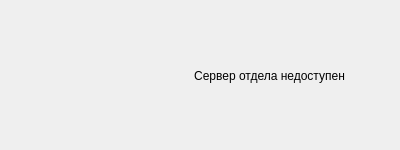
<?xml version="1.0" encoding="UTF-8"?>
<ui version="4.0">
 <class>MainWindow</class>
 <widget class="QMainWindow" name="MainWindow">
  <property name="geometry">
   <rect>
    <x>0</x>
    <y>0</y>
    <width>400</width>
    <height>150</height>
   </rect>
  </property>
  <property name="minimumSize">
   <size>
    <width>400</width>
    <height>150</height>
   </size>
  </property>
  <property name="maximumSize">
   <size>
    <width>400</width>
    <height>150</height>
   </size>
  </property>
  <property name="windowTitle">
   <string>АРМ Начальника</string>
  </property>
  <property name="styleSheet">
   <string notr="true">/*
  aqua.qss (version 0.1)
  released under the MIT license (https://opensource.org/licenses/MIT)
  www.poketcode.com - March 2016
*/

/**** QWidget (enabled) ****/
QWidget
{
  background-color: rgb(80,80,80);
  color: rgb(220,220,220);
  font-size: 11px;
  outline: none;
}

/**** QWidget (disabled) ****/
QWidget:disabled
{
  color: rgb(40,40,40);
}

/*********************************************************************************************************/

/**** QPushButton (enabled) ****/
QPushButton
{
  background-color: qlineargradient(x1: 0, y1: 0, x2: 0, y2: 1,
                                    stop: 0 rgb(120,120,120), stop: 1 rgb(80,80,80));
  border: 1px solid rgb(20,20,20);
  border-radius: 6px;
  color: rgb(230,230,230);
  padding: 4px 8px;
}

QPushButton:hover
{
  background-color: rgb(70,110,130);
}

QPushButton:pressed
{
  border-color: rgb(90,200,255);
  padding: 1px -1px -1px 1px;
}

/**** QPushButton (checkable) ****/
QPushButton:checked
{
  background-color: qlineargradient(x1: 0, y1: 0, x2: 0, y2: 1,
                                    stop: 0 rgb(40,150,200), stop: 1 rgb(90,200,255));
  color: rgb(20,20,20);
}

QPushButton:checked:hover
{
  background-color: rgb(70,110,130);
}

/**** QPushButton (disabled) ****/
QPushButton:disabled
{
  background-color: qlineargradient(x1: 0, y1: 0, x2: 0, y2: 1,
                                    stop: 0 rgb(160,160,160), stop: 1 rgb(120,120,120));
  border-color: rgb(60,60,60);
  color: rgb(40,40,40);
}

/*********************************************************************************************************/

/**** QToolButton (enabled) ****/
QToolButton
{
  background-color: qlineargradient(x1: 0, y1: 0, x2: 0, y2: 1,
                                    stop: 0 rgb(120,120,120), stop: 1 rgb(80,80,80));
  border: 1px solid rgb(20,20,20);
  color: rgb(220,220,220);
  padding: 4px 8px;
}

QToolButton:hover
{
  background-color: rgb(70,110,130);
}

QToolButton:pressed
{
  border-color: rgb(90,200,255);
  padding: 1px -1px -1px 1px;
}

/**** QToolButton (checkable) ****/
QToolButton:checked
{
  border-color: transparent;
  background-color: qlineargradient(x1: 0, y1: 0, x2: 0, y2: 1,
                                    stop: 0 rgb(40,150,200), stop: 1 rgb(90,200,255));
  color: rgb(20,20,20);
}

/**** QToolButton (disabled) ****/
QToolButton:disabled
{
  background-color: qlineargradient(x1: 0, y1: 0, x2: 0, y2: 1,
                                    stop: 0 rgb(160,160,160), stop: 1 rgb(120,120,120));
  border-color: rgb(60,60,60);
  color: rgb(40,40,40);
}

/*********************************************************************************************************/

/**** QRadioButton (enabled) ****/
QRadioButton
{
  background-color: transparent;
  color: rgb(220,220,220);
  padding: 4px 8px;
}

QRadioButton::indicator
{
  border: 1px solid rgb(20,20,20);
  border-radius: 7px;
  width: 14px;
  height: 14px;
}

QRadioButton::indicator:unchecked
{
  background-color: qlineargradient(x1: 0, y1: 0, x2: 0, y2: 1,
                                    stop: 0 rgb(120,120,120), stop: 1 rgb(80,80,80));
}

QRadioButton::indicator:checked
{
  background-color: qlineargradient(x1: 0, y1: 0, x2: 0, y2: 1,
                                    stop: 0 rgb(80,80,80), stop: 1 rgb(120,120,120));
  image: url(:images/radiobutton_checked.png);
}

QRadioButton::indicator:unchecked:hover,
QRadioButton::indicator:checked:hover
{
  background-color: rgb(70,110,130);
}

QRadioButton::indicator:unchecked:pressed,
QRadioButton::indicator:checked:pressed
{
  border-color: rgb(90,200,255);
}

/**** QRadioButton (disabled) ****/
QRadioButton:disabled
{
  color: rgb(40,40,40);
}

QRadioButton::indicator:disabled
{
  border-color: rgb(60,60,60);
}

QRadioButton::indicator:checked:disabled
{
  image: url(:images/radiobutton_checked_disabled.png);
}

/*********************************************************************************************************/

/**** QCheckBox (enabled) ****/
QCheckBox
{
  background-color: transparent;
  color: rgb(220,220,220);
  padding: 4px 8px;
}

QCheckBox::indicator
{
  border: 1px solid rgb(20,20,20);
  width: 14px;
  height: 14px;
}

QCheckBox::indicator:unchecked
{
  background-color: qlineargradient(x1: 0, y1: 0, x2: 0, y2: 1,
                                    stop: 0 rgb(120,120,120), stop: 1 rgb(80,80,80));
}

QCheckBox::indicator:checked
{
  background-color: qlineargradient(x1: 0, y1: 0, x2: 0, y2: 1,
                                    stop: 0 rgb(80,80,80), stop: 1 rgb(120,120,120));
  image: url(:images/checkbox_checked.png);
}

QCheckBox::indicator:indeterminate
{
  background-color: qlineargradient(x1: 0, y1: 0, x2: 0, y2: 1,
                                    stop: 0 rgb(80,80,80), stop: 1 rgb(120,120,120));
  image: url(:images/checkbox_indeterminate.png);
}

QCheckBox::indicator:unchecked:hover,
QCheckBox::indicator:checked:hover,
QCheckBox::indicator:indeterminate:hover
{
  background-color: rgb(70,110,130);
}

QCheckBox::indicator:unchecked:pressed,
QCheckBox::indicator:checked:pressed,
QCheckBox::indicator:indeterminate:pressed
{
  border-color: rgb(90,200,255);
}

/**** QCheckBox (disabled) ****/
QCheckBox:disabled
{
  color: rgb(40,40,40);
}

QCheckBox::indicator:disabled
{
  border-color: rgb(60,60,60);
}

QCheckBox::indicator:checked:disabled
{
  image: url(:images/checkbox_checked_disabled.png);
}

QCheckBox::indicator:indeterminate:disabled
{
  image: url(:images/checkbox_indeterminate_disabled.png);
}

/*********************************************************************************************************/

/**** QListView (enabled) ****/
QListView
{
  alternate-background-color: rgb(110,110,110);
  background-color: rgb(100,100,100);
  border: 1px solid rgb(20,20,20);
  color: rgb(220,220,220);
  selection-background-color: rgb(70,110,130);
  selection-color: white;
}

QListView QLineEdit
{
  padding: -1 0 0 0;
}

QListView::item:hover,
QListView::item:selected:hover
{
  background-color: rgb(70,110,130);
  color: white;
}

QListView::item:selected
{
  background-color: rgb(90,200,255);
  color: rgb(20,20,20);
}

/**** QListView (disabled) ****/
QListView:disabled
{
  alternate-background-color: rgb(130,130,130);
  background-color: rgb(120,120,120);
  border-color: rgb(60,60,60);
  color: rgb(40,40,40);
}

QListView::item:selected:disabled
{
  background-color: transparent;
}

/*********************************************************************************************************/

/**** QTableView (enabled) ****/
QTableView
{
  alternate-background-color: rgb(110,110,110);
  background-color: rgb(100,100,100);
  border: 1px solid rgb(20,20,20);
  color: rgb(220,220,220);
  selection-background-color: rgb(70,110,130);
  selection-color: white;
}

QTableView QLineEdit
{
  padding: -1 0 0 0;
}

QTableView::item:hover,
QTableView::item:selected:hover
{
  background-color: rgb(70,110,130);
  color: white;
}

QTableView::item:selected
{
  background-color: rgb(90,200,255);
  color: rgb(20,20,20);
}

QTableView QTableCornerButton::section
{
  background-color: rgb(60,60,60);
  border: 1px inset rgb(60,60,60);
}

/**** QTableView (disabled) ****/
QTableView:disabled
{
  alternate-background-color: rgb(130,130,130);
  background-color: rgb(120,120,120);
  border-color: rgb(60,60,60);
  color: rgb(40,40,40);
}

QTableView::item:selected:disabled
{
  background-color: transparent;
}

QTableView QTableCornerButton::section:disabled
{
  background-color: rgb(80,80,80);
  border: 1px inset rgb(80,80,80);
}

/*********************************************************************************************************/

/**** QHeaderView (enabled) ****/
QHeaderView
{
   background-color: rgb(60,60,60);
}

QHeaderView::section
{
   background-color: rgb(60,60,60);
   border: 1px inset rgb(60,60,60);
   color: rgb(220,220,220);
   padding: 4px;
}

/**** QHeaderView (disabled) ****/
QHeaderView:disabled
{
   background-color: rgb(80,80,80);
}

QHeaderView::section:disabled
{
   background-color: rgb(80,80,80);
   color: rgb(190,190,190);
}

/*********************************************************************************************************/

/**** QTreeView (enabled) ****/
QTreeView
{
  alternate-background-color: rgb(110,110,110);
  background-color: rgb(100,100,100);
  border: 1px solid rgb(20,20,20);
  color: rgb(220,220,220);
  selection-background-color: rgb(70,110,130);
  selection-color: white;
}

QTreeView QLineEdit
{
  padding: -1 0 0 0;
}

QTreeView::item:hover,
QTreeView::item:selected:hover
{
  background-color: rgb(70,110,130);
  color: white;
}

QTreeView::item:selected
{
  background-color: rgb(90,200,255);
  color: rgb(20,20,20);
}

QTreeView::branch:has-siblings:!adjoins-item
{
  border-image: url(:images/vline.png) 0;
}

QTreeView::branch:has-siblings:adjoins-item
{
  border-image: url(:images/branch-more.png) 0;
}

QTreeView::branch:!has-children:!has-siblings:adjoins-item
{
  border-image: url(:images/branch-end.png) 0;
}

QTreeView::branch:closed:has-children:!has-siblings,
QTreeView::branch:closed:has-children:has-siblings
{
  image: url(:images/branch-closed.png);
  margin: 3px;
}

QTreeView::branch:open:has-children:!has-siblings,
QTreeView::branch:open:has-children:has-siblings
{
  image: url(:images/branch-open.png);
  margin: 3px;
}

QTreeView::branch:closed:has-children:!has-siblings:hover,
QTreeView::branch:closed:has-children:has-siblings:hover
{
  image: url(:images/branch-closed_hover.png);
  margin: 3px;
}

QTreeView::branch:open:has-children:!has-siblings:hover,
QTreeView::branch:open:has-children:has-siblings:hover
{
  image: url(:images/branch-open_hover.png);
  margin: 3px;
}

/**** QTreeView (disabled) ****/
QTreeView:disabled
{
  alternate-background-color: rgb(130,130,130);
  background-color: rgb(120,120,120);
  border-color: rgb(60,60,60);
  color: rgb(40,40,40);
}

QTreeView::item:selected:disabled
{
  background-color: transparent;
}

/*********************************************************************************************************/

/**** QColumnView (enabled) ****/
QColumnView
{
  alternate-background-color: rgb(110,110,110);
  background-color: rgb(100,100,100);
  border: 1px solid rgb(20,20,20);
  color: rgb(220,220,220);
  selection-background-color: rgb(70,110,130);
  selection-color: white;
}

QColumnView QLineEdit
{
  padding: -1 0 0 0;
}

QColumnView::item:hover,
QColumnView::item:selected:hover
{
  background-color: rgb(70,110,130);
  color: white;
}

QColumnView::item:selected
{
  background-color: rgb(90,200,255);
  color: rgb(20,20,20);
}

/**** QColumnView (disabled) ****/
QColumnView:disabled
{
  alternate-background-color: rgb(130,130,130);
  background-color: rgb(120,120,120);
  border-color: rgb(60,60,60);
  color: rgb(40,40,40);
}

QColumnView::item:selected:disabled
{
  background-color: transparent;
}

/*********************************************************************************************************/

/**** QGroupBox (enabled) ****/
QGroupBox
{
  background-color: transparent;
  background-clip: margin;
  border: 1px solid rgb(20,20,20);
  border-radius: 4px;
  margin-top: 10px;
  padding-top: 4px;
}

QGroupBox::title
{
  padding: 2px 8px;
  font-style: &quot;Bold&quot;;
  subcontrol-origin: margin;
  subcontrol-position: top left;
}

QGroupBox::indicator
{
  border: 1px solid rgb(20,20,20);
  width: 14px;
  height: 14px;
}

QGroupBox::indicator:unchecked
{
  background-color: qlineargradient(x1: 0, y1: 0, x2: 0, y2: 1,
                                    stop: 0 rgb(120,120,120), stop: 1 rgb(80,80,80));
}

QGroupBox::indicator:checked
{
  background-color: qlineargradient(x1: 0, y1: 0, x2: 0, y2: 1,
                                    stop: 0 rgb(80,80,80), stop: 1 rgb(120,120,120));
  image: url(:images/checkbox_checked.png);
}

QGroupBox::indicator:unchecked:hover,
QGroupBox::indicator:checked:hover
{
  background-color: rgb(70,110,130);
}

QGroupBox::indicator:unchecked:pressed,
QGroupBox::indicator:checked:pressed
{
  border: 1px solid rgb(90,200,255);
}

/**** QGroupBox (disabled) ****/
QGroupBox:disabled
{
  border-color: rgb(60,60,60);
}

QGroupBox::indicator:disabled
{
  border-color: rgb(60,60,60);
}

QGroupBox::indicator:checked:disabled
{
  image: url(:images/checkbox_checked_disabled.png);
}

/*********************************************************************************************************/

/**** QScrollArea (enabled) ****/
QScrollArea
{
  background-color: rgb(100,100,100);
  border: 1px solid rgb(20,20,20);
}

/**** QScrollArea (disabled) ****/
QScrollArea:disabled
{
  background-color: rgb(120,120,120);
  border-color: rgb(60,60,60);
}

/*********************************************************************************************************/

/**** QToolBox (enabled) ****/
QToolBox
{
  background-color: transparent;
}

QToolBox::tab
{
  background-color: qlineargradient(x1: 0, y1: 0, x2: 0, y2: 1,
                                    stop: 0 rgb(120,120,120), stop: 1 rgb(80,80,80));
  border: 1px solid rgb(20,20,20);
  color: rgb(220,220,220);
}

QToolBox::tab:hover,
QToolBox::tab:selected:hover
{
  background-color: rgb(70,110,130);
}

QToolBox::tab:selected
{
  background-color: qlineargradient(x1: 0, y1: 0, x2: 0, y2: 1,
                                    stop: 0 rgb(40,150,200), stop: 1 rgb(90,200,255));
  color: rgb(20,20,20);
}

QToolBox QScrollArea
{
  background-color: rgb(100,100,100);
  border: 0px solid transparent;
}

/**** QToolBox (disabled) ****/
QToolBox::tab:disabled
{
  background-color: qlineargradient(x1: 0, y1: 0, x2: 0, y2: 1,
                                    stop: 0 rgb(160,160,160), stop: 1 rgb(120,120,120));
  border-color: rgb(60,60,60);
  color: rgb(40,40,40);
}

QToolBox QScrollArea:disabled
{
  background-color: rgb(120,120,120);
  border-color: transparent;
}

/*********************************************************************************************************/

/**** QTabWidget (enabled) ****/
QTabWidget
{
  background-color: transparent;
}

QTabWidget::pane
{
  border: 1px solid rgb(20,20,20);
}

/**** QTabWidget (disabled) ****/
QTabWidget::pane:disabled
{
  border-color: rgb(60,60,60);
}

/*********************************************************************************************************/

/**** QTabBar (enabled) ****/
QTabBar
{
  background-color: transparent;
}

QTabBar::tab
{
  width: 150px;
  background-color: qlineargradient(x1: 0, y1: 0, x2: 0, y2: 1,
                                    stop: 0 rgb(120,120,120), stop: 1 rgb(80,80,80));
  border: 1px solid rgb(60,60,60);
  border-bottom: 0;
  border-radius: 0px;
  color: rgb(220,220,220);
  margin-right: 0px;
  padding: 5px;
}

QTabBar::tab:hover
{
  background-color: rgb(70,110,130);
}

QTabBar::tab:selected
{
  background-color: qlineargradient(x1: 0, y1: 0, x2: 0, y2: 1,
                                    stop: 0 rgb(40,150,200), stop: 1 rgb(90,200,255));
  border-color: rgb(20,20,20);
  color: rgb(20,20,20);
}

QTabBar::tab:selected:hover
{
  background-color: rgb(70,110,130);
  color: rgb(220,220,220);
}

QTabBar::tear
{
  background-color: transparent;
}

QTabBar QToolButton
{
  background-color: rgb(80,80,80);
  border: 1px solid transparent;
  padding: 0px;
}

QTabBar QToolButton::right-arrow
{
  image: url(:images/right_arrow);
}

QTabBar QToolButton::left-arrow
{
  image: url(:images/left_arrow);
}

QTabBar QToolButton:hover
{
  background-color: rgb(70,110,130);
}

QTabBar QToolButton:pressed
{
  border-color: transparent;
}

QTabBar QToolButton::right-arrow:pressed
{
  image: url(:images/right_arrow_pressed);
}

QTabBar QToolButton::left-arrow:pressed
{
  image: url(:images/left_arrow_pressed);
}

/**** QTabBar (disabled) ****/
QTabBar:disabled
{
  background-color: transparent;
}

QTabBar::tab:disabled
{
  background-color: qlineargradient(x1: 0, y1: 0, x2: 0, y2: 1,
                                    stop: 0 rgb(160,160,160), stop: 1 rgb(120,120,120));
  color: rgb(40,40,40);
}

QTabBar::tab:selected:disabled
{
  border-color: rgb(60,60,60);
}

QTabBar QToolButton:disabled
{
  background-color: rgb(80,80,80);
  border-color: transparent;
}

QTabBar QToolButton::left-arrow:disabled
{
  image: url(:images/left_arrow_disabled);
}

QTabBar QToolButton::right-arrow:disabled
{
  image: url(:images/right_arrow_disabled);
}

/*********************************************************************************************************/

/**** QDockWidget (enabled) ****/
QDockWidget
{
  background-color: rgb(110,110,110);
  color: rgb(20,20,20);
}

QDockWidget::close-button,
QDockWidget::float-button
{
  background-color: transparent;
  border: 1px solid transparent;
}

QDockWidget::close-button:hover,
QDockWidget::float-button:hover
{
  background-color: rgb(70,110,130);
}

QDockWidget::close-button:pressed,
QDockWidget::float-button:pressed
{
  border-color: rgb(90,200,255);
  padding: 1px -1px -1px 1px;
}

QDockWidget &gt; QWidget
{
  background-color: rgb(90,90,90);
}

/**** QDockWidget (disabled) ****/
QDockWidget:disabled
{
  background-color: rgb(120,120,120);
  color: rgb(40,40,40);
}

QDockWidget &gt; QWidget:disabled
{
  background-color: rgb(100,100,100);
}

/*********************************************************************************************************/

/**** QComboBox (enabled) ****/
QComboBox
{
  background-color: rgb(80,80,80);
  border: 1px solid rgb(20,20,20);
  color: rgb(220,220,220);
  padding: 4px 8px;
  selection-background-color: rgb(70,110,130);
  selection-color: white;
}

QComboBox:hover
{
  background-color: rgb(70,110,130);
}

QComboBox::drop-down
{
  image: url(:images/dropdown.png);
  margin: 4px;
  width: 14px;
  height: 14px;
}

QComboBox::drop-down:on
{
  image: url(:images/dropdown_on.png);
}

QComboBox QAbstractItemView
{
  background-color: rgb(80,80,80);
  padding: 4px;
}

/**** QComboBox (editable) ****/
QComboBox:editable
{
  background-color: rgb(80,80,80);
  padding: 4px;
}

QComboBox:editable:focus
{
  border-color: rgb(90,200,255);
}

/**** QComboBox (disabled) ****/
QComboBox:disabled
{
  background-color: rgb(120,120,120);
  border-color: rgb(60,60,60);
  color: rgb(40,40,40);
}

QComboBox::drop-down:disabled
{
  image: url(:images/dropdown_disabled.png);
}

/*********************************************************************************************************/

/**** QLineEdit (enabled) ****/
QLineEdit
{
  background-color: rgb(80,80,80);
  border: 1px solid rgb(20,20,20);
  color: rgb(220,220,220);
  padding: 4px;
  selection-background-color: rgb(70,110,130);
  selection-color: white;
}

QLineEdit:focus
{
  border-color: rgb(90,200,255);
}

/**** QLineEdit (disabled) ****/
QLineEdit:disabled
{
  background-color: rgb(120,120,120);
  border-color: rgb(60,60,60);
  color: rgb(40,40,40);
}

/*********************************************************************************************************/

/**** QTextEdit (enabled) ****/
QTextEdit
{
  background-color: rgb(80,80,80);
  border: 1px solid rgb(20,20,20);
  color: rgb(220,220,220);
  padding: 4px;
  selection-background-color: rgb(70,110,130);
  selection-color: white;
}

QTextEdit:focus
{
  border-color: rgb(90,200,255);
}

/**** QTextEdit (disabled) ****/
QTextEdit:disabled
{
  background-color: rgb(120,120,120);
  border-color: rgb(60,60,60);
}

/*********************************************************************************************************/

/**** QPlainTextEdit (enabled) ****/
QPlainTextEdit
{
  background-color: rgb(80,80,80);
  border: 1px solid rgb(20,20,20);
  color: rgb(220,220,220);
  padding: 4px;
  selection-background-color: rgb(70,110,130);
  selection-color: white;
}

QPlainTextEdit:focus
{
  border-color: rgb(90,200,255);
}

/**** QPlainTextEdit (disabled) ****/
QPlainTextEdit:disabled
{
  background-color: rgb(120,120,120);
  border-color: rgb(60,60,60);
  color: rgb(40,40,40);
}

/*********************************************************************************************************/

/**** QSpinBox, QDoubleSpinBox, QTimeEdit, QDateEdit and QDateTimeEdit (enabled) ****/
QSpinBox,
QDoubleSpinBox,
QTimeEdit,
QDateEdit,
QDateTimeEdit
{
  background-color: rgb(80,80,80);
  border: 1px solid rgb(20,20,20);
  color: rgb(220,220,220);
  padding: 4px;
  selection-background-color: rgb(70,110,130);
  selection-color: white;
}

QSpinBox:focus,
QDoubleSpinBox:focus,
QTimeEdit:focus,
QDateEdit:focus,
QDateTimeEdit:focus
{
  border-color: rgb(90,200,255);
}

QSpinBox::up-button,
QDoubleSpinBox::up-button,
QTimeEdit::up-button,
QDateEdit::up-button,
QDateTimeEdit::up-button
{
  image: url(:images/spinup.png);
  width: 16px;
}

QSpinBox::up-button:hover,
QDoubleSpinBox::up-button:hover,
QTimeEdit::up-button:hover,
QDateEdit::up-button:hover,
QDateTimeEdit::up-button:hover
{
  background-color: rgb(70,110,130);
}

QSpinBox::up-button:pressed,
QDoubleSpinBox::up-button:pressed,
QTimeEdit::up-button:pressed,
QDateEdit::up-button:pressed,
QDateTimeEdit::up-button:pressed
{
  image: url(:images/spinup_pressed.png);
}

QSpinBox::down-button,
QDoubleSpinBox::down-button,
QTimeEdit::down-button,
QDateEdit::down-button,
QDateTimeEdit::down-button
{
  image: url(:images/spindown.png);
  width: 16px;
}

QSpinBox::down-button:hover,
QDoubleSpinBox::down-button:hover,
QTimeEdit::down-button:hover,
QDateEdit::down-button:hover,
QDateTimeEdit::down-button:hover
{
  background-color: rgb(70,110,130);
}

QSpinBox::down-button:pressed,
QDoubleSpinBox::down-button:pressed,
QTimeEdit::down-button:pressed,
QDateEdit::down-button:pressed,
QDateTimeEdit::down-button:pressed
{
  image: url(:images/spindown_pressed.png);
}

/**** QSpinBox, QDoubleSpinBox, QTimeEdit, QDateEdit and QDateTimeEdit (disabled) ****/
QSpinBox:disabled,
QDoubleSpinBox:disabled,
QTimeEdit:disabled,
QDateEdit:disabled,
QDateTimeEdit:disabled
{
  background-color: rgb(120,120,120);
  border-color: rgb(60,60,60);
  color: rgb(40,40,40);
}

QSpinBox::up-button:disabled,
QDoubleSpinBox::up-button:disabled,
QTimeEdit::up-button:disabled,
QDateEdit::up-button:disabled,
QDateTimeEdit::up-button:disabled
{
  image: url(:images/spinup_disabled.png);
}

QSpinBox::down-button:disabled,
QDoubleSpinBox::down-button:disabled,
QTimeEdit::down-button:disabled,
QDateEdit::down-button:disabled,
QDateTimeEdit::down-button:disabled
{
  image: url(:images/spindown_disabled.png);
}

/*********************************************************************************************************/

/**** QDial (enabled) ****/
QDial
{
  background-color: rgb(20,20,20);
  selection-background-color: rgb(90,200,255);
}

/**** QDial (disabled) ****/
QDial:disabled
{
  background-color: rgb(120,120,120);
}

/*********************************************************************************************************/

/**** QScrollBar (enabled) ****/
QScrollBar
{
  background-color: transparent;
  border: 1px solid rgb(10,10,10);
  border-radius: 5px;
}

QScrollBar:hover
{
  background-color: rgb(70,110,130);
}

QScrollBar::handle
{
  background-color: rgb(90,200,255);
  border-radius: 3px;
  min-width: 16px;
  min-height: 16px;
  margin: 1px;
}

QScrollBar::add-line,
QScrollBar::sub-line
{
  border: 1px solid transparent;
  border-radius: 10px;
  subcontrol-origin: margin;
}

QScrollBar::add-line:hover,
QScrollBar::add-line:pressed,
QScrollBar::sub-line:hover,
QScrollBar::sub-line:pressed
{
  background-color: rgb(70,110,130);
}

QScrollBar::add-page,
QScrollBar::sub-page
{
  background-color: transparent;
}

/**** QScrollBar (horizontal) ****/
QScrollBar:horizontal
{
  height: 20px;
  margin: 5px 23px 5px 23px;
}

QScrollBar::handle:horizontal
{
  min-width: 30px;
}

QScrollBar::add-line:horizontal
{
  width: 20px;
  subcontrol-position: right;
}

QScrollBar::sub-line:horizontal
{
  width: 20px;
  subcontrol-position: left;
}

QScrollBar::left-arrow:horizontal
{
  image: url(:images/scrollbar_left_arrow.png);
}

QScrollBar::left-arrow:horizontal:pressed
{
  image: url(:images/scrollbar_left_arrow_pressed.png);
}

QScrollBar::right-arrow:horizontal
{
  image: url(:images/scrollbar_right_arrow.png);
}

QScrollBar::right-arrow:horizontal:pressed
{
  image: url(:images/scrollbar_right_arrow_pressed.png);
}

/**** QScrollBar (vertical) ****/
QScrollBar:vertical
{
  width: 20px;
  margin: 23px 5px 23px 5px;
}

QScrollBar::handle:vertical
{
  min-height: 30px;
}

QScrollBar::add-line:vertical
{
  height: 20px;
  subcontrol-position: bottom;
}

QScrollBar::sub-line:vertical
{
  height: 20px;
  subcontrol-position: top;
}

QScrollBar::up-arrow:vertical
{
  image: url(:images/scrollbar_up_arrow.png);
}

QScrollBar::up-arrow:vertical:pressed
{
  image: url(:images/scrollbar_up_arrow_pressed.png);
}

QScrollBar::down-arrow:vertical
{
  image: url(:images/scrollbar_down_arrow.png);
}

QScrollBar::down-arrow:vertical:pressed
{
  image: url(:images/scrollbar_down_arrow_pressed.png);
}

/**** QScrollBar (disabled) ****/
QScrollBar:disabled
{
  background-color: rgb(120,120,120);
  border-color: rgb(60,60,60);
}

QScrollBar::handle:disabled
{
  background-color: rgb(80,80,80);
}

QScrollBar::left-arrow:horizontal:disabled
{
  image: url(:images/scrollbar_left_arrow_disabled.png);
}

QScrollBar::right-arrow:horizontal:disabled
{
  image: url(:images/scrollbar_right_arrow_disabled.png);
}

QScrollBar::up-arrow:vertical:disabled
{
  image: url(:images/scrollbar_up_arrow_disabled.png);
}

QScrollBar::down-arrow:vertical:disabled
{
  image: url(:images/scrollbar_down_arrow_disabled.png);
}

/*********************************************************************************************************/

/**** QSlider (enabled) ****/
QSlider
{
  background-color: transparent;
}

QSlider::groove
{
  border-radius: 2px;
}

QSlider::handle
{
  background-color: qlineargradient(x1: 0, y1: 0, x2: 0, y2: 1,
                                    stop: 0 rgb(40,150,200), stop: 1 rgb(90,200,255));
  border-radius: 8px;
}

/**** QSlider (horizontal) ****/
QSlider::groove:horizontal
{
  background-color: qlineargradient(x1: 0, y1: 0, x2: 0, y2: 1,
                                    stop: 0 rgb(160,160,160), stop: 1 rgb(80,80,80));
  height: 4px;
}

QSlider::handle:horizontal
{
  margin: -6px 0;
  width: 16px;
}

QSlider::groove:horizontal:hover
{
  background-color: rgb(70,110,130);
}

/**** QSlider (vertical) ****/
QSlider::groove:vertical
{
  background-color: qlineargradient(x1: 0, y1: 0, x2: 1, y2: 0,
                                    stop: 0 rgb(160,160,160), stop: 1 rgb(80,80,80));
  width: 4px;
}

QSlider::handle:vertical
{
  margin: 0 -6px;
  height: 16px;
}

QSlider::groove:vertical:hover
{
  background-color: rgb(70,110,130);
}

/**** QSlider (disabled) ****/
QSlider::handle:disabled
{
  background-color: qlineargradient(x1: 0, y1: 0, x2: 0, y2: 1,
                                    stop: 0 rgb(160,160,160), stop: 1 rgb(120,120,120));
}

/*********************************************************************************************************/

/**** QLabel (enabled) ****/
QLabel
{
  background-color: transparent;
  color: rgb(220,220,220);
  padding: 4px;
}

/**** QLabel (disabled) ****/
QLabel
{
}

/*********************************************************************************************************/

/**** QTextBrowser (enabled) ****/
QTextBrowser
{
  background-color: rgb(100,100,100);
  border: 1px solid rgb(20,20,20);
}

/**** QTextBrowser (disabled) ****/
QTextBrowser:disabled
{
  background-color: rgb(120,120,120);
  border-color: rgb(60,60,60);
  color: rgb(40,40,40);
}

/*********************************************************************************************************/

/**** QGraphicsView (enabled) ****/
QGraphicsView
{
  background-color: rgb(100,100,100);
  border: 1px solid rgb(20,20,20);
}

/**** QGraphicsView (disabled) ****/
QGraphicsView:disabled
{
  background-color: rgb(120,120,120);
  border-color: rgb(60,60,60);
}

/*********************************************************************************************************/

/**** QCalendarWidget (enabled) ****/
QCalendarWidget &gt; QWidget
{
  background-color: rgb(60,60,60);
  border: 1px solid rgb(20,20,20);
}

QCalendarWidget QToolButton
{
  border: transparent;
  background-color: transparent;
}

QCalendarWidget QTableView
{
  border: transparent;
  background-color: rgb(140,140,140);
  selection-background-color: rgb(70,110,130);
  selection-color: white;
}

/**** QCalendarWidget (disabled) ****/
QCalendarWidget &gt; QWidget:disabled
{
  background-color: rgb(100,100,100);
  border-color: rgb(60,60,60);
}

QCalendarWidget QToolButton:disabled
{
  background-color: transparent;
}

QCalendarWidget QTableView:disabled
{
  background-color: rgb(160,160,160);
  selection-background-color: transparent;
}

/*********************************************************************************************************/

/**** QLCDNumber (enabled) ****/
QLCDNumber
{
  background-color: rgb(40,40,40);
  border: 1px solid rgb(20,20,20);
}

/**** QLCDNumber (disabled) ****/
QLCDNumber:disabled
{
  background-color: rgb(120,120,120);
  border: 1px solid rgb(60,60,60);
}

/*********************************************************************************************************/

/**** QProgressBar (enabled) ****/
QProgressBar
{
  background-color: rgb(40,40,40);
  background-color: rgb(20,60,80);
  border: 1px solid rgb(20,20,20);
  color: rgb(220,220,220);
  text-align: center;
}

QProgressBar::chunk
{
  background-color: rgb(70,110,130);
  margin: 1px;
  width: 4px;
}

/**** QProgressBar (disabled) ****/
QProgressBar:disabled
{
  background-color: rgb(120,120,120);
  border: 1px solid rgb(60,60,60);
  color: rgb(40,40,40);
}

/*********************************************************************************************************/

/**** QMenuBar (enabled) ****/
QMenuBar
{
  background-color: rgb(60,60,60);
  border: 1px solid transparent;
  border-bottom-color: rgb(80,80,80);
}

QMenuBar::item
{
  background-color: transparent;
  color: rgb(220,220,220);
  padding: 8px;
}

QMenuBar::item:selected
{
  background-color: rgb(70,110,130);
  color: white;
}

/**** QMenuBar (disabled) ****/
QMenuBar:disabled
{
  background-color: rgb(100,100,100);
  border-bottom-color: rgb(60,60,60);
}

QMenuBar::item:disabled
{
  color: rgb(40,40,40);
}

/*********************************************************************************************************/

/**** QMenu (enabled) ****/
QMenu
{
  background-color: rgb(60,60,60);
  color: rgb(220,220,220);
}

QMenu::item:selected
{
  background-color: rgb(70,110,130);
  color: white;
}

/*********************************************************************************************************/

/**** QToolBar (enabled) ****/
QToolBar
{
  background-color: rgb(60,60,60);
  border: 1px outset rgb(120,120,120);
}

QToolBar &gt; QToolButton
{
  background-color: transparent;
  border: 1px solid transparent;
}

/**** QToolBar (disabled) ****/
QToolBar:disabled
{
  background-color: rgb(100,100,100);
}

QToolBar &gt; QToolButton:disabled
{
  background-color: transparent;
  border: 1px solid transparent;
}

/*********************************************************************************************************/
</string>
  </property>
  <widget class="QWidget" name="centralWidget">
   <widget class="QLabel" name="label">
    <property name="geometry">
     <rect>
      <x>0</x>
      <y>0</y>
      <width>151</width>
      <height>151</height>
     </rect>
    </property>
    <property name="text">
     <string/>
    </property>
    <property name="pixmap">
     <pixmap>../images/error.png</pixmap>
    </property>
    <property name="scaledContents">
     <bool>true</bool>
    </property>
   </widget>
   <widget class="QWidget" name="verticalLayoutWidget">
    <property name="geometry">
     <rect>
      <x>149</x>
      <y>20</y>
      <width>241</width>
      <height>111</height>
     </rect>
    </property>
    <layout class="QVBoxLayout" name="verticalLayout">
     <item>
      <widget class="QLabel" name="label_2">
       <property name="text">
        <string>Сервер отдела недоступен</string>
       </property>
       <property name="alignment">
        <set>Qt::AlignCenter</set>
       </property>
       <property name="wordWrap">
        <bool>true</bool>
       </property>
      </widget>
     </item>
    </layout>
   </widget>
  </widget>
 </widget>
 <layoutdefault spacing="6" margin="11"/>
 <resources/>
 <connections/>
</ui>
